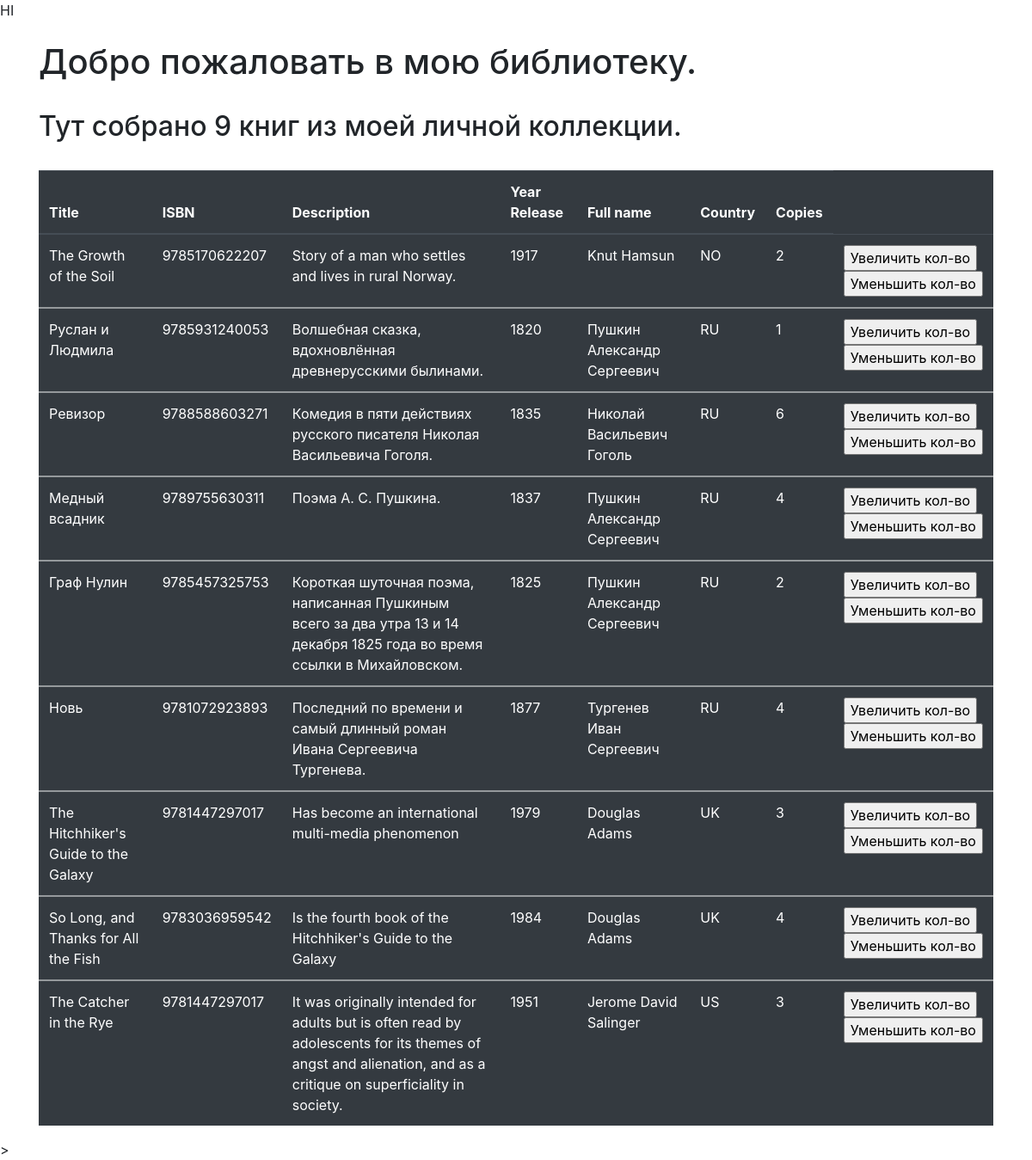
The app's page /index/ with its own data.
### p_library/models.py (models this page shows, shortened)
class Book(models.Model):
    ISBN = models.CharField(max_length=13)
    title = models.TextField()
    description = models.TextField()
    year_release = models.SmallIntegerField()
    author = models.ForeignKey('Author', on_delete=models.CASCADE)
    copy_count = models.SmallIntegerField(default=1)
    price = models.DecimalField(decimal_places=2, max_digits=9)
    friend_to = models.ForeignKey('Friends', on_delete=models.PROTECT, null=True, blank=True,
                                  related_name='friends_books')
    redaction = models.ForeignKey(Redaction, on_delete=models.CASCADE, null=True, blank=True, related_name='books')
    authors = models.ManyToManyField(
        Author,
        through='Inspiration',
        through_fields=('book', 'author'),
        related_name='author_book',
    )

class Author(models.Model):
    full_name = models.CharField(max_length=128)
    birth_year = models.SmallIntegerField()
    country = models.CharField(max_length=2)

### p_library/views.py (the view)
# urls.py: path('index/', views.index),
def index(request):
    template = loader.get_template('index.html')
    books = Book.objects.all()
    biblio_data={
        'title':"мою библиотеку",
        'books':books,
    }
    return HttpResponse(template.render(biblio_data,request))

### p_library/templates/index.html (shortened to what this page needs)
{% extends 'base.html' %}
{% block body %}
<div class="container">
    <br>
        <h1>Добро пожаловать в {{ title }}.</h1> <br>
        <h2>Тут собрано {{ books|length }} книг из моей личной коллекции.</h2>
    <br>
    <table class="table table-hover table-dark">
            <thead>
                <tr>
                    <th scope="col"> Title </th>
                    <th scope="col"> ISBN </th>
                    <th scope="col"> Description </th>
                    <th scope="col"> Year Release </th>
                    <th scope="col"> Full name </th>
                    <th scope="col"> Country </th>
                    <th scope="col"> Copies </th>
                </tr>
            </thead>
            <tbody>
            {% for book in books %}
                <tr>
                    <td>{{ book.title }}</td>
                    <td>{{ book.ISBN }}</td>
                    <td>{{ book.description }}</td>
                    <td>{{ book.year_release }}</td>
                    <td>{{ book.author.full_name }}</td>
                    <td>{{ book.author.country }}</td>
                    <td>{{ book.copy_count }}</td>
                    <td>
                        <form action="/index/book_increment/" method="post" enctype="multipart/form-data">
                            <input type="submit" value="Увеличить кол-во" />
                        </form>
                        <form action="/index/book_decrement/" method="post" enctype="multipart/form-data">
                            <input type="submit" value="Уменьшить кол-во" />
                        </form>
                    </td>
                </tr>
            </tbody>
        {% endfor %}
    </table>
</div>>
{% endblock %}

### p_library/templates/base.html (shortened to what this page needs)
<!doctype html>
<html lang="en">
  <head>
    <link rel="stylesheet" href="https://stackpath.bootstrapcdn.com/bootstrap/4.4.1/css/bootstrap.min.css">
  </head>
  <body>
    HI
    {% block body %}
    {% endblock %}
  </body>
</html>

### records on screen
Book: title "The Growth of the Soil", ISBN "9785170622207", description "Story of a man who settles and lives in rural Norway.", year_release "1917", author.full_name "Knut Hamsun", author.country "NO", copy_count "2"
Book: title "Руслан и Людмила", ISBN "9785931240053", description "Волшебная сказка, вдохновлённая древнерусскими былинами.", year_release "1820", author.full_name "Пушкин Александр Сергеевич", author.country "RU", copy_count "1"
Book: title "Ревизор", ISBN "9788588603271", description "Комедия в пяти действиях русского писателя Николая Васильевича Гоголя.", year_release "1835", author.full_name "Николай Васильевич Гоголь", author.country "RU", copy_count "6"
Book: title "Медный всадник", ISBN "9789755630311", description "Поэма А. С. Пушкина.", year_release "1837", author.full_name "Пушкин Александр Сергеевич", author.country "RU", copy_count "4"
Book: title "Граф Нулин", ISBN "9785457325753", description "Короткая шуточная поэма, написанная Пушкиным всего за два утра 13 и 14 декабря 1825 года во время ссылки в Михайловском.", year_release "1825", author.full_name "Пушкин Александр Сергеевич", author.country "RU", copy_count "2"
Book: title "Новь", ISBN "9781072923893", description "Последний по времени и самый длинный роман Ивана Сергеевича Тургенева.", year_release "1877", author.full_name "Тургенев Иван Сергеевич", author.country "RU", copy_count "4"
Book: title "The Hitchhiker's Guide to the Galaxy", ISBN "9781447297017", description "Has become an international multi-media phenomenon", year_release "1979", author.full_name "Douglas Adams", author.country "UK", copy_count "3"
Book: title "So Long, and Thanks for All the Fish", ISBN "9783036959542", description "Is the fourth book of the Hitchhiker's Guide to the Galaxy", year_release "1984", author.full_name "Douglas Adams", author.country "UK", copy_count "4"
Book: title "The Catcher in the Rye", ISBN "9781447297017", description "It was originally intended for adults but is often read by adolescents for its themes of angst and alienation, and as a critique on superficiality in society.", year_release "1951", author.full_name "Jerome David Salinger", author.country "US", copy_count "3"

### other values on screen
{{ title }} "мою библиотеку"
{{ books|length }} "9"
